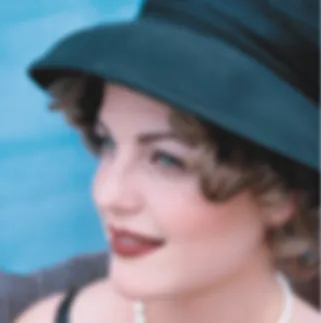
#> input picture ImageProcessing/blured_test.png, 321 x 323 px, found by its file name
$ python BlurredImage.py
#> lines starting #> are read from the running program, lines starting #| are printed output that depends on the picture
import numpy as np
import cv2 as cv
import matplotlib.pyplot as plt

img = cv.imread("/Users/arhan.sheth/Documents/Codes/DX/Basics/blured_test.png")
#> img is the input picture: shape (323, 321, 3); mean B, G, R 134.9, 122.1, 110.6
wntImg = cv.imread("/Users/arhan.sheth/Documents/Codes/DX/Basics/blurred_result.png")
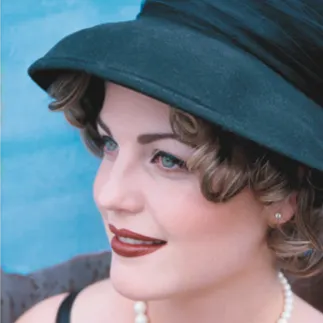
#> input picture ImageProcessing/blurred_result.png, 323 x 323 px, found by its file name
#> wntImg is the input picture: shape (323, 323, 3); mean B, G, R 135.2, 122.6, 111.2

sharpenKernel = np.array([[-1, -1, -1], [-1, 9, -1], [-1, -1, -1]])
#Maybe other kernels?
unblurImg = cv.filter2D(img, -1, sharpenKernel)
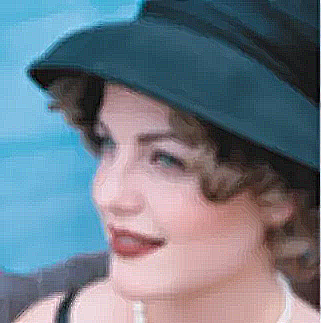
#> unblurImg: shape (323, 321, 3); mean B, G, R 135.1, 122.3, 110.8
blurringImg = cv.blur(wntImg, (5, 5))

plt.subplot(141), plt.imshow(cv.cvtColor(img, cv.COLOR_BGR2RGB)), plt.title("Blurred")
plt.xticks([]), plt.yticks([])
plt.subplot(142), plt.imshow(cv.cvtColor(unblurImg, cv.COLOR_BGR2RGB)), plt.title("UnBlurred")
plt.xticks([]), plt.yticks([])
plt.subplot(143), plt.imshow(cv.cvtColor(wntImg, cv.COLOR_BGR2RGB)), plt.title("Wanted Final")
plt.xticks([]), plt.yticks([])
#plt.subplot(144), plt.imshow(cv.cvtColor(blurringImg, cv.COLOR_BGR2RGB)), plt.title("Blurred Final")
#plt.xticks([]), plt.yticks([])
plt.show()
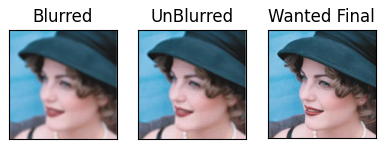
#> figure drawn by matplotlib, 3 panels

combinedImages = np.concatenate((img, unblurImg), axis = 1)
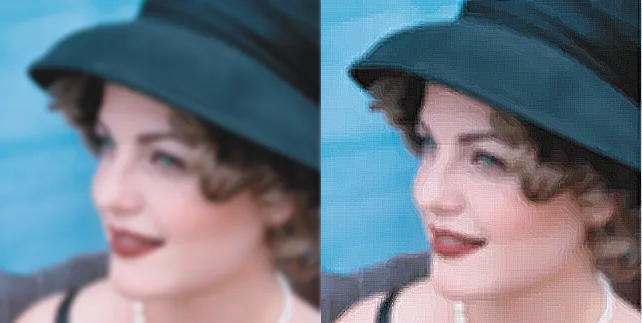
#> combinedImages: shape (323, 642, 3); mean B, G, R 135, 122.2, 110.7
cv.imwrite("blurImageQues.png", combinedImages)
